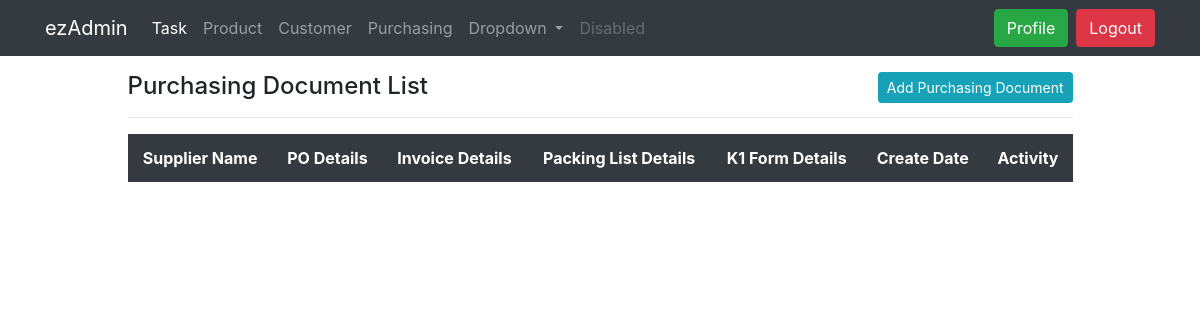
The page /purchasing/purchasing_document/list (signed in) on the database as committed earlier.
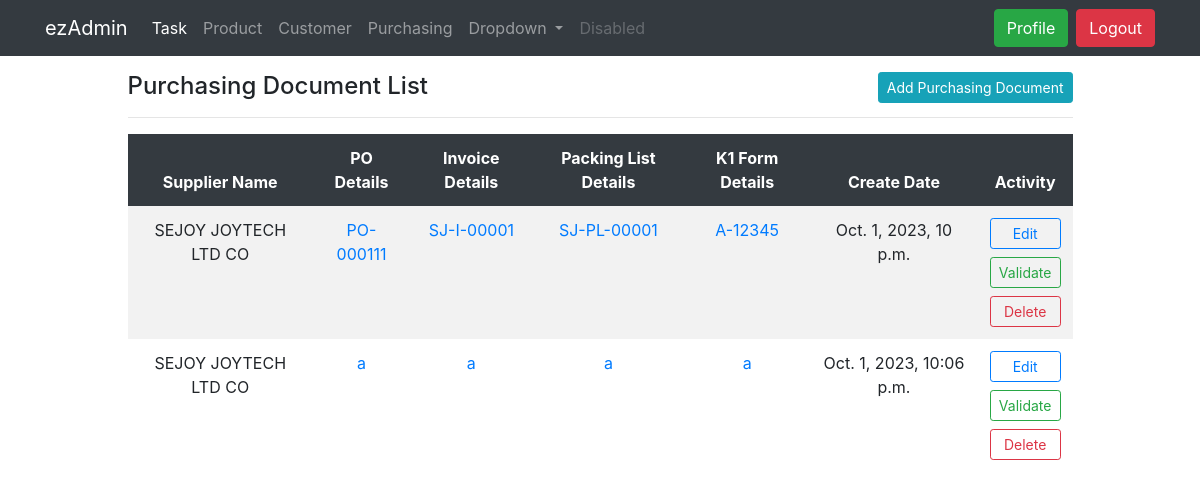
The same page on the database as committed later.
### purchasing/models.py (models this page shows, shortened)
class PurchasingDocument(models.Model):
    supplier = models.ForeignKey(Supplier, on_delete = models.CASCADE)
    po_number = models.CharField(max_length=200, blank = True, null = True)
    po_doc = models.FileField(upload_to='purchase_documents/PO')
    invoice_number = models.CharField(max_length=200, blank = True, null = True)
    invoice_doc = models.FileField(upload_to='purchase_documents/invoice')
    packing_list = models.CharField(max_length=200, blank = True, null = True)
    pl_doc = models.FileField(upload_to='purchase_documents/PL')
    k1_form = models.CharField(max_length=200, blank = True, null = True)
    k1_doc = models.FileField(upload_to='purchase_documents/K1')
    create_date = models.DateTimeField(blank = True, null = True)
    update_date = models.DateTimeField(blank = True, null = True)

class Supplier(models.Model):
    company_name = models.CharField(max_length=200, unique=True)
    address = models.CharField(max_length=200)
    representative_name = models.CharField(max_length=200, blank = True, null = True)
    phone_number = models.PositiveIntegerField(null = True)
    email = models.CharField(max_length = 100, validators = [validate_email], blank = True, null = True)
    create_date = models.DateTimeField(blank = True, null = True)
    update_date = models.DateTimeField(blank = True, null = True)
    def __str__(self):
        return f'{self.company_name}'

### purchasing/views.py (the view)
# urls.py: path('purchasing/purchasing_document/list', PurchasingDocumentListView.as_view(), name='purchasing-purchasing-document-list'),
class PurchasingDocumentListView(LoginRequiredMixin, ListView):
    model = PurchasingDocument
    template_name = 'purchasing/purchasing_document_list.html'
    context_object_name = 'purchasing_documents'  # The variable name in the template
    def get_queryset(self):
        return PurchasingDocument.objects.all()

### templates/purchasing/purchasing_document_list.html (shortened to what this page needs)
{% extends 'partials/base.html' %}
{% block content %}
<body>
    <div class="col-md-10 offset-md-1 table-responsive">
        <table class="table table-borderless table-striped table-hover">
            <span class="h4">Purchasing Document List</span class="h4">
            <a class="btn btn-info btn-sm float-right" href="{% url 'purchasing-purchasing-document-create' %}">Add Purchasing Document</a>
            <hr>
            <thead class = "thead-dark">
                <tr>
                    <th>Supplier Name</th>
                    <th>PO Details</th>
                    <th>Invoice Details</th>
                    <th>Packing List Details</th>
                    <th>K1 Form Details</th>
                    <th>Create Date</th>
                    <th>Activity</th>
                </tr>
            </thead>
            <tbody>
                {% for purchasing_document in purchasing_documents %}
                <tr>
                    <td>{{purchasing_document.supplier}}</td>
                    <td><a href="{{ purchasing_document.po_doc.url }}" target="_blank">{{purchasing_document.po_number}}</a></td>
                    <td><a href="{{ purchasing_document.invoice_doc.url }}" target="_blank">{{purchasing_document.invoice_number}}</a></td>
                    <td><a href="{{ purchasing_document.pl_doc.url }}" target="_blank">{{purchasing_document.packing_list}}</a></td>
                    <td><a href="{{ purchasing_document.k1_doc.url }}" target="_blank">{{purchasing_document.k1_form}}</a></td>
                    <td>{{purchasing_document.create_date}}</td>
                    <td>
                        <div class = "d-grid">
                                <a class="btn btn-outline-primary btn-sm btn-block" href ="">
                                    Edit
                                </a>
                                <a class="btn btn-outline-success btn-sm btn-block" href ="">
                                    Validate
                                </a>
                                <a class="btn btn-outline-danger btn-sm btn-block" href ="">
                                    Delete
                                </a>
                        </div>
                    </td>
                </tr>
                {% endfor %}
            </tbody>
        </table>
    </div>
</body>
</html>
{% endblock %}

### templates/partials/base.html (shortened to what this page needs)
{%load static%}
<!doctype html>
<html lang="en">
  <head>
    <link rel="stylesheet" href="https://cdn.jsdelivr.net/npm/bootstrap@4.6.2/dist/css/bootstrap.min.css">
    <link rel = "stylesheet" href = "{% static 'css/style.css' %}">
  </head>
  <body>
    {% include 'partials/nav.html' %}
    <div class="container-fluid mt-3">
      {% block content %}
      {% endblock %}
  </body>
</html>

### templates/partials/nav.html (shortened to what this page needs)
<nav class="navbar navbar-expand-lg sticky-top navbar-dark bg-dark">
  <div class="container">
    <a class="navbar-brand" href="{% url 'dashboard-index' %}">ezAdmin</a>
    <div class="collapse navbar-collapse" id="navbarSupportedContent">
      <ul class="navbar-nav mr-auto">
        <li class="nav-item active">
          <a class="nav-link" href="{% url 'task-list' %}">Task <span class="sr-only">(current)</span></a>
        </li>
        <li class="nav-item">
          <a class="nav-link" href="{% url 'dashboard-product' %}">Product</a>
        </li>
        <li class="nav-item">
          <a class="nav-link" href="{% url 'dashboard-customer' %}">Customer</a>
        </li>
        <li class="nav-item">
          <a class="nav-link" href="{% url 'purchasing-supplier-list' %}">Purchasing</a>
        </li>
        <li class="nav-item dropdown">
          <a class="nav-link dropdown-toggle" href="#" role="button" data-toggle="dropdown" aria-expanded="false">
            Dropdown
          </a>
        </li>
        <li class="nav-item">
          <a class="nav-link disabled">Disabled</a>
        </li>
      </ul>
      {% if user.is_authenticated %}
      <ul class = "navbar-nav ml-auto">
        <li class = "register-button pr-1">
          <a href ="{% url 'user-profile' %}">
            <button type="button" class="btn btn-success">Profile</button>
          </a>
        </li>
        <li class = "log-in-button pl-1">
          <a  href ="{% url 'user-logout' %}">
            <button type="button" class="btn btn-danger">Logout</button>
          </a>
        </li>
      </ul>
      {% endif %}
    </div>
  </div>
  </nav>

### static/css/style.css (style rules this page uses)
tr, th, td { text-align: center; vertical-align: middle; }

Rows that differ between the two databases and show on the page:
added PurchasingDocument: supplier "SEJOY JOYTECH LTD CO", po_number "PO-000111", invoice_number "SJ-I-00001", packing_list "SJ-PL-00001", k1_form "A-12345", create_date "Oct. 1, 2023, 10 p.m."
added PurchasingDocument: supplier "SEJOY JOYTECH LTD CO", po_number "a", invoice_number "a", packing_list "a", k1_form "a", create_date "Oct. 1, 2023, 10:06 p.m."
